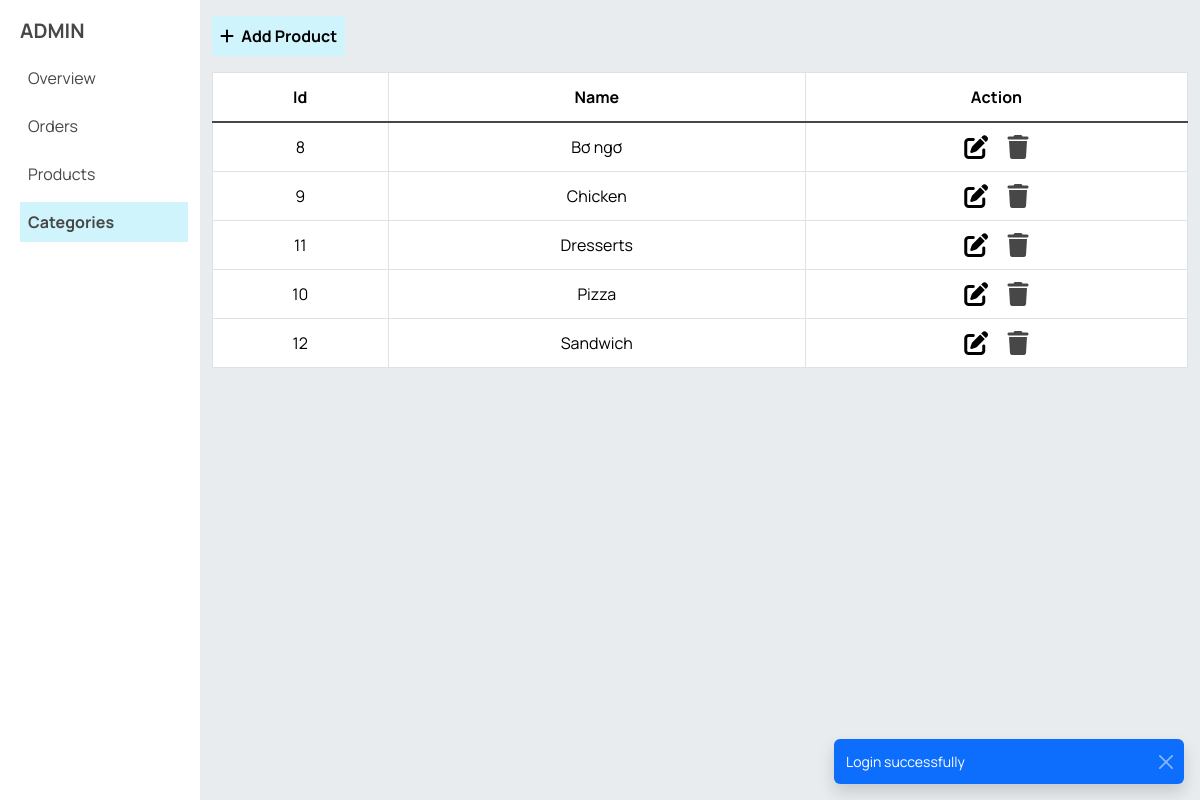
The app's page /admin/categories (signed in) with its own data.
### tables this page shows
CREATE TABLE `categories` (
  `id` int(11) NOT NULL,
  `name` varchar(40) NOT NULL
);

### src/core/Controller.php (called while the page is built, shortened)
<?php
class Controller
{
  protected function view($display, $data = [])
  {
    require getcwd() . "/src/views/layouts/{$display['layout']}.php";
  }
}

### src/controllers/admin/categories.php (called while the page is built, shortened)
<?php
class admin_Categories extends Controller
{
  public function index()
  {
    $categoriesModel = $this->model('Categories');
    $res = $categoriesModel->selectAll();
    $categories = $res['status'] ? $res['data'] : [];
    $this->view(
      [
        'title' => 'Admin - Categories',
        'layout' => 'admin',
        'page' => 'admin/categories',
      ],
      [
        'categories' => $categories,
      ]
    );
  }
}

### src/core/Router.php (called while the page is built, shortened)
<?php
class Router
{
  protected $method = 'index';
  protected $params = [];
  public function __construct()
  {
    $this->controller = new $controller();
    try {
      call_user_func_array([$this->controller, $this->method], $this->params);
    } catch (ArgumentCountError $e) {
      redirect('/');
    }
  }
}

### index.php (called while the page is built, shortened)
<?php
new Router();

### src/core/Database.php (called while the page is built, shortened)
<?php
class Database
{
  protected $conn;
  private $servername = "localhost";
  private $username = "root";
  private $password = "";
  private $dbname = "foodhat";
  protected $table = "";
  public function __construct()
  {
    $this->conn = new mysqli($this->servername, $this->username, $this->password, $this->dbname);
  }
  public function selectAll()
  {
    $sql = "SELECT * FROM $this->table";
    try {
      $res = $this->conn->query($sql);
      return [
        'status' => true,
        'data' => $res->fetch_all(MYSQLI_ASSOC)
      ];
    } catch (Throwable $th) {
      return [
        'status' => false,
        'message' => $th->getMessage()
      ];
    }
  }
}

### src/views/pages/admin/categories/index.php (the view, shortened to what this page needs)
<button onclick="insertCategory()" type="button" class="mb-3 fw-bold d-inline-block p-2 bg-info-subtle" data-bs-toggle="modal" data-bs-target="#categoryModal">
  <i class="fa-sharp fa-solid fa-plus me-1"></i>
  Add Product
</button>
<table class="table table-hover text-center table-bordered">
  <thead>
    <tr>
      <th scope="col">Id</th>
      <th scope="col">Name</th>
      <th scope="col">Action</th>
    </tr>
  </thead>
  <tbody class="table-group-divider">
    <?php
    if (count($data['categories']) > 0) {
      foreach ($data['categories'] as $category) {
        $id = $category['id'];
        $name = $category['name'];
    ?>
        <tr class='category__row'>
          <td><?= $id ?></td>
          <td class='category__name'><?= $name ?></td>
          <td>
            <i onclick='updateCategory(<?= json_encode($category) ?>)' data-bs-toggle='modal' data-bs-target='#categoryModal' class='fa-sharp fa-solid fa-pen-to-square fa-xl me-3' style='cursor: pointer'></i>
            <a href='/admin/categories/delete/<?= $id ?>'><i class='fa-sharp fa-solid fa-trash fa-xl'></i></a>
          </td>
        </tr>
      <?php }
    } else { ?>
      <tr>
        <td colspan='3' class='text-center'>No Categories</td>
      </tr>
    <?php } ?>
  </tbody>
</table>

### src/views/layouts/css/style.css (style rules this page uses)
:root { --ff-paragraph: 'Manrope', sans-serif; --ff-heading: 'Barlow', sans-serif; --ff-cursive: 'Oleo Script', cursive; --clr-primary: #ff7c08; --clr-secondary: #231f40; --clr-paragraph: #484747; --clr-red: #eb0029; --clr-white: #fff; --height-topbar: 50px; --height-header: 80px; --box-shadow: 0px 7px 29px 0px rgba(100, 100, 111, 0.15); scroll-behavior: unset; scroll-padding-top: 120px; }
*, *::before, *::after { margin: 0; padding: 0; box-sizing: border-box; }
a { text-decoration: none; }
button { border: none; background-color: transparent; }
html { overflow-x: hidden; }
body { color: var(--clr-paragraph); font-family: var(--ff-paragraph); padding: 0 !important; }
p, a, span { font-size: 16px; font-weight: 400; margin: 0; color: var(--clr-paragraph); }

### records on screen
categories: id "8", name "Bơ ngơ"
categories: id "9", name "Chicken"
categories: id "11", name "Dresserts"
categories: id "10", name "Pizza"
categories: id "12", name "Sandwich"

### other values on screen
$_SESSION['toast'] "Login successfully"
